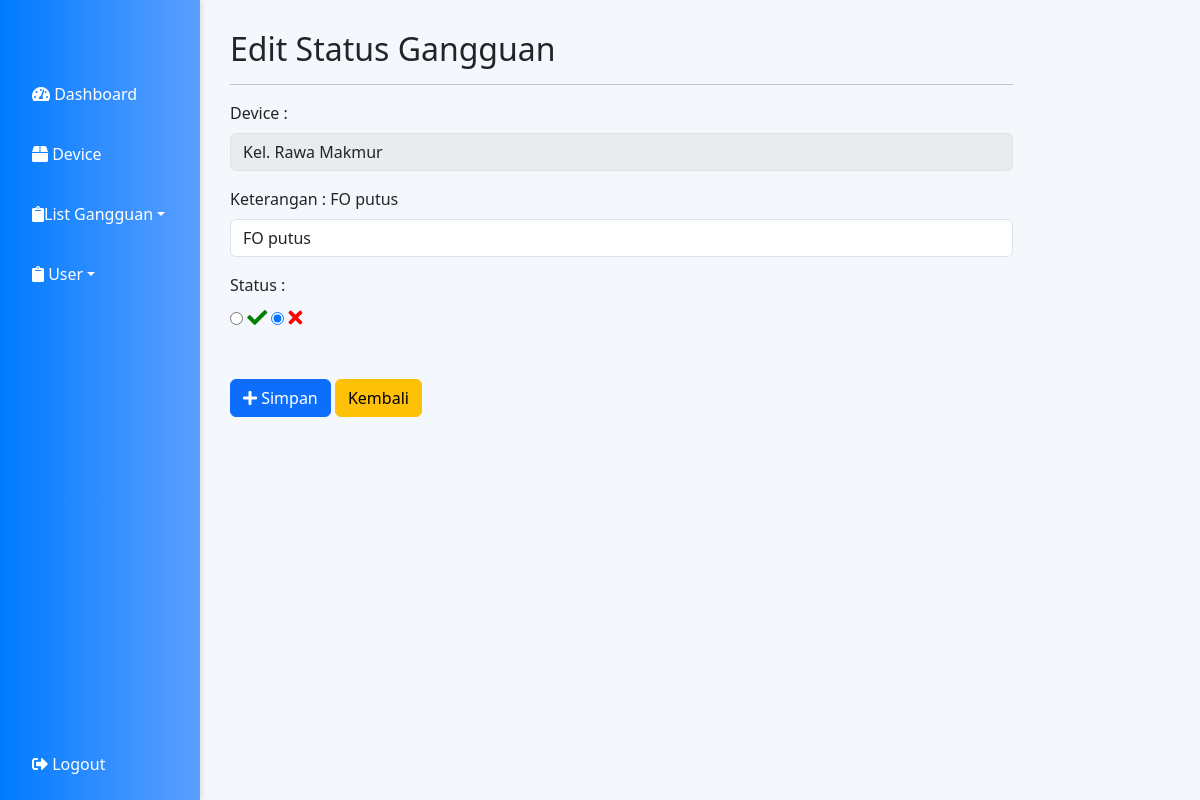
/pages/sg_user_edit.php?id=2 (signed in), run on the app's committed database.
### tables this page shows
CREATE TABLE `lapor_gangguan` (
  `id_laporan` int(11) NOT NULL,
  `id_user` int(11) NOT NULL,
  `device` varchar(100) NOT NULL,
  `keterangan` varchar(50) DEFAULT NULL,
  `tanggal_gangguan` datetime NOT NULL,
  `tanggal_selesai` datetime DEFAULT NULL,
  `status` varchar(15) DEFAULT 'tidak_aktif',
  `image` varchar(150) DEFAULT NULL,
  `aktif` tinyint(1) DEFAULT 1
);

### pages/sg_user_edit.php (the view, shortened to what this page needs)
<?php
require('../koneksi/koneksi.php');
?>
<!DOCTYPE html>
<html lang="en">
<head>
    <link href="https://cdn.jsdelivr.net/npm/bootstrap@5.3.0/dist/css/bootstrap.min.css" rel="stylesheet">
    <link rel="stylesheet" href="../assets/css/sidebar.css">
    <link rel="stylesheet" href="https://cdnjs.cloudflare.com/ajax/libs/font-awesome/5.15.3/css/all.min.css">
    <link href="../assets/css/select2.min.css" rel="stylesheet" />
    <link rel="stylesheet" href="../assets/css/status.css">
</head>
<body>
    <div class="sidebar">
        <a href="../dashboard.php"><i class="fas fa-tachometer-alt"></i> Dashboard</a>
        <?php if ($_SESSION['account_type'] === 'admin') { ?>
            <a href="../device.php"><i class="fas fa-box"></i> Device</a>
        <?php } ?>
        <div class="dropdown">
            <a href="#" class="dropdown-toggle" onclick="toggleDropdown()"><i class="fas fa-clipboard"></i>List Gangguan</a>
        </div>
        <div class="dropdown">
            <a href="#" class="dropdown-toggle" onclick="toggleDropdown2()"><i class="fas fa-clipboard"></i> User</a>
        </div>
        <div style="flex-grow: 1;"></div>
        <a href="../logout.php"><i class="fas fa-sign-out-alt"></i> Logout</a>
    </div>
    <div class="content">
        <div class="col-sm-9 col-sm-offset-3 col-md-10 col-md-offset-2 main">
            <h2 class="page-header">Edit Status Gangguan</h2>
            <hr>
            <form action="sg_user_editproses.php" method="post">
                <table>
                    <?php
                    $id_laporan = $_GET['id'];
                    $query = $conn->query("SELECT * from lapor_gangguan where id_laporan=$id_laporan");
                    $result = $query->fetch_assoc();
                    ?>
                    <div class="box-body">
                        <div class="form-group mt-3">
                            <label>Device : </label>
                            <input type="text" disabled value="<?php echo $result['device']; ?>" name="device" class="form-control mt-2">
                        </div>
                        <div class="form-group mt-3">
                            <label for="">Keterangan : <?php echo $result['keterangan']; ?></label>
                            <input type="text" value="<?php echo $result['keterangan']; ?>" name="keterangan" class="form-control mt-2">
                        </div>
                        <div class="form-group mt-3">
                            <label for="">Status : </label>
                            <div class="form-group" style="margin-top: 10px; ">
                                <label class="radio-inline">
                                    <input type="radio" name="status" value="aktif" id="aktif" <?php if ($result['status'] == 'aktif') echo 'checked'; ?> required />
                                    <i class="fa fa-check" aria-hidden="true"></i>
                                </label>
                                <label class="radio-inline">
                                    <input type="radio" name="status" value="tidak_aktif" id="tidak_aktif" <?php if ($result['status'] == 'tidak_aktif') echo 'checked'; ?> required />
                                    <i class="fa fa-times" aria-hidden="true"></i>
                                </label>
                            </div>
                        </div>
                        <div class="box mt-5">
                            <button type="submit" class="btn btn-primary" name="simpan"><i class="fa fa-plus"></i> Simpan</button>
                            <a href="../status_gangguan_user.php" class="btn btn-warning">Kembali</a>
                        </div>
                    </div>
        </div>
    </div>
</body>

### assets/css/sidebar.css (style rules this page uses)
.sidebar { height: 100%; width: 200px; position: fixed; z-index: 1; top: 0; left: 0; background: linear-gradient(to right, #007bff, #5c9fff); display: flex; flex-direction: column; padding-top: 70px; box-shadow: 2px 0 5px rgba(0, 0, 0, 0.1); }
.sidebar a { padding: 12px 8px 12px 32px; text-decoration: none; font-size: 16px; color: white; display: block; margin-bottom: 12px; border-radius: 4px; transition: background-color 0.3s ease, transform 0.2s ease; }
.content { margin-left: 200px; padding: 30px; background-color: #f4f7fc; min-height: 100vh; }
.dropdown { position: relative; display: block; }
.dropdown-toggle { text-decoration: none; color: white; display: block; margin-bottom: 12px; border-radius: 4px; transition: background-color 0.3s ease, transform 0.2s ease; }

### assets/css/status.css (style rules this page uses)
.fa-check { color: green; font-size: 20px; }
.fa-times { color: red; font-size: 20px; }

### data on the page
lapor_gangguan: device "Kel. Rawa Makmur", keterangan "FO putus", status "☑"
